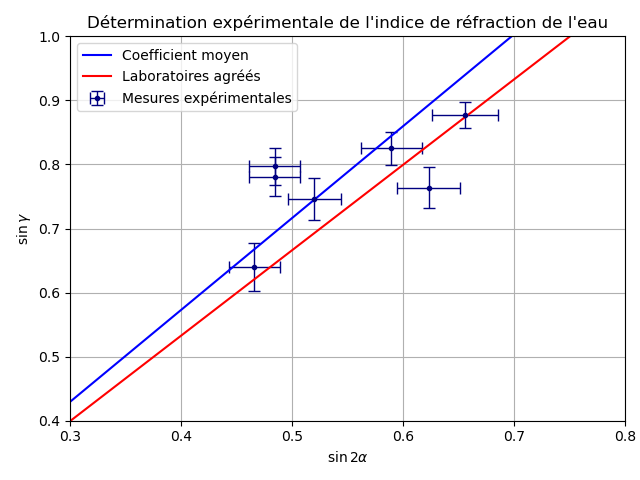

Write the Python code that produced this figure.
#!/usr/bin/env python3

import matplotlib.pyplot as plt
import numpy as np
import math

data = {
    "6": {
        "h": 3.1,
        "y": 12.6,
        "x": 18.4
    },

    "7": {
        "h": 2.4,
        "y": 8.4,
        "x": 7
    },

    "8": {
        "h": 3.5,
        "y": 3.4,
        "x": 6.2
    },

    "9": {
        "h": 3.3,
        "y": 20.3,
        "x": 24
    },

    "10": {
        "h": 2.5,
        "y": 5.6,
        "x": 7.4
    },

    "11": {
        "h": 2.7,
        "y": 3.3,
        "x": 3.7
    },

    "12": {
        "h": 2.5,
        "y": 5.6,
        "x": 7
    }
}

if __name__=="__main__":
    print("Snellius : making figure")

    # Computing the sinuses
    sing = []
    sing_e = []
    sina = []
    sin2a_e = []

    for i in data:
        sing.append(np.sin((np.pi / 2) - np.arctan(data[i]["y"] / data[i]["x"])))
        sing_e.append(np.abs( ( (1) / (np.sqrt(data[i]["x"]**2 + data[i]["y"]**2)) ) - ( (data[i]["x"]**2) / ( (data[i]["x"]**2 + data[i]["y"]**2)**(3/2) ) ) ) * data[i]["x"]/20 \
                      + np.abs( (-1 * data[i]["y"] * data[i]["x"])/( (data[i]["x"]**2 + data[i]["y"]**2)**(3/2) ) ) * data[i]["y"]/20)
        sina.append(data[i]["h"] / 10)
        sin2a_e.append( np.abs( ( 2 * np.cos( 2 * np.arcsin(data[i]["h"]/10) ) )/( np.sqrt(10**2 - data[i]["h"]**2) ) ) * data[i]["h"]/20 \
                        + np.abs( ( -2 * np.cos( 2 * np.arcsin(data[i]["h"]/10) * data[i]["h"] ) )/( 10 * np.sqrt( 10**2 - data[i]["h"]**2 ) ) ) * 0.1 )

    alpha = np.arcsin(sina)
    sin2a = np.sin(2 * alpha)

    # Plotting our data
    plt.errorbar(sin2a, sing, sing_e, sin2a_e, fmt='o', color='navy', linewidth=1, capsize=4, ms=3)

    # Computing the mean coefficient
    coefs = sing / sin2a
    coef_moy = np.mean(coefs)

    x = np.arange(0, 1, 0.0001)
    y = coef_moy * x

    print("Coefficient moyen : " + str(coef_moy))

    # Plotting our regression
    plt.plot(x, y, color='blue')

    # Plotting the theorical line
    yr = (1.333 / 1.000293) * x
    plt.plot(x, yr, color='red')

    # Making the graph nice
    plt.title("Détermination expérimentale de l'indice de réfraction de l'eau")
    plt.xlabel("$\\sin 2\\alpha$")
    plt.ylabel("$\\sin \\gamma$")
    plt.legend(["Indice moyen", "Laboratoires agréés", "Mesures expérimentales"])
    plt.tight_layout()
    plt.margins(0, 0)
    plt.xlim([0.3, 0.8])
    plt.ylim([0.4, 1])
    plt.grid()

    # Saving the graph
    plt.savefig("snellius.svg", format="svg")
